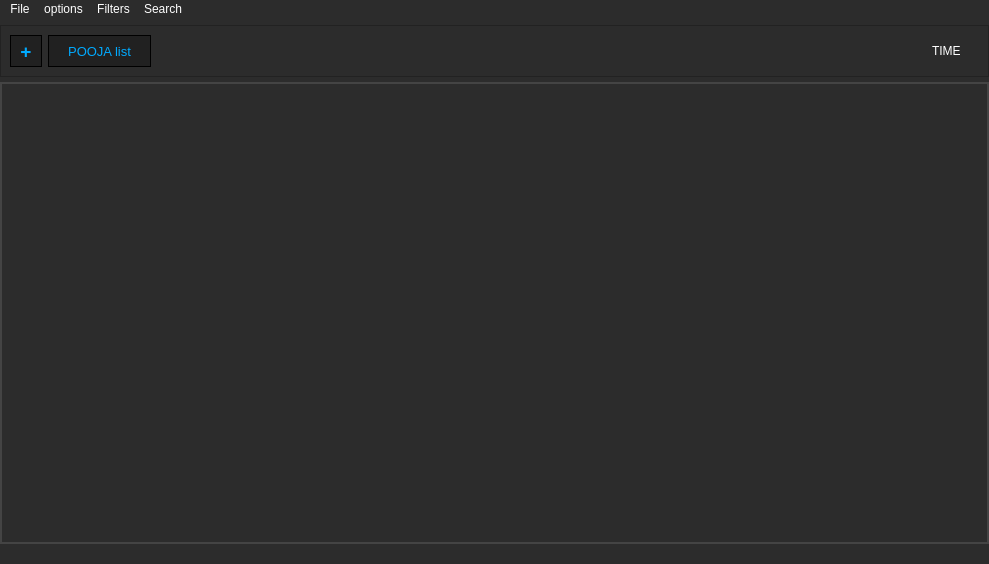
<?xml version="1.0" encoding="UTF-8"?>
<ui version="4.0">
 <class>MainWindow</class>
 <widget class="QMainWindow" name="MainWindow">
  <property name="geometry">
   <rect>
    <x>0</x>
    <y>0</y>
    <width>989</width>
    <height>564</height>
   </rect>
  </property>
  <property name="windowTitle">
   <string>MainWindow</string>
  </property>
  <property name="styleSheet">
   <string notr="true">
background-color: rgb(44, 44, 44);
</string>
  </property>
  <property name="animated">
   <bool>true</bool>
  </property>
  <widget class="QWidget" name="centralwidget">
   <property name="sizePolicy">
    <sizepolicy hsizetype="Preferred" vsizetype="Preferred">
     <horstretch>0</horstretch>
     <verstretch>0</verstretch>
    </sizepolicy>
   </property>
   <property name="styleSheet">
    <string notr="true">#centralwidget{
background-color: rgb(44, 44, 44);
}

QTabWidget::pane {
    border: 2px solid #444;
    background: #222;
    
}

QTabBar::tab {
    background: #333;
    color: white;
    padding: 8px 20px;
    border: 1px solid #555;
    border-bottom: none;
    border-top-left-radius: 8px;
    border-top-right-radius: 8px;
    margin-right: 2px;
	width:100%
}

QTabBar::tab:selected {
    background: #555;
    color: #00FFAA;
    font-weight: bold;
}

QTabBar::tab:hover {
    background: #444;
}</string>
   </property>
   <layout class="QGridLayout" name="gridLayout">
    <property name="leftMargin">
     <number>0</number>
    </property>
    <property name="topMargin">
     <number>6</number>
    </property>
    <property name="rightMargin">
     <number>0</number>
    </property>
    <property name="bottomMargin">
     <number>0</number>
    </property>
    <property name="horizontalSpacing">
     <number>0</number>
    </property>
    <property name="verticalSpacing">
     <number>5</number>
    </property>
    <item row="5" column="0">
     <spacer name="horizontalSpacer">
      <property name="orientation">
       <enum>Qt::Horizontal</enum>
      </property>
      <property name="sizeHint" stdset="0">
       <size>
        <width>40</width>
        <height>20</height>
       </size>
      </property>
     </spacer>
    </item>
    <item row="4" column="0" colspan="5">
     <widget class="QTabWidget" name="tabWidget">
      <property name="enabled">
       <bool>true</bool>
      </property>
      <property name="sizePolicy">
       <sizepolicy hsizetype="Expanding" vsizetype="Expanding">
        <horstretch>0</horstretch>
        <verstretch>0</verstretch>
       </sizepolicy>
      </property>
      <property name="font">
       <font>
        <family>Noto Sans Malayalam</family>
        <pointsize>8</pointsize>
       </font>
      </property>
      <property name="autoFillBackground">
       <bool>false</bool>
      </property>
      <property name="styleSheet">
       <string notr="true"/>
      </property>
      <property name="tabPosition">
       <enum>QTabWidget::North</enum>
      </property>
      <property name="tabShape">
       <enum>QTabWidget::Rounded</enum>
      </property>
      <property name="currentIndex">
       <number>-1</number>
      </property>
      <property name="elideMode">
       <enum>Qt::ElideLeft</enum>
      </property>
      <property name="usesScrollButtons">
       <bool>true</bool>
      </property>
      <property name="documentMode">
       <bool>false</bool>
      </property>
      <property name="tabsClosable">
       <bool>true</bool>
      </property>
      <property name="movable">
       <bool>true</bool>
      </property>
     </widget>
    </item>
    <item row="5" column="3" colspan="2">
     <spacer name="horizontalSpacer_2">
      <property name="orientation">
       <enum>Qt::Horizontal</enum>
      </property>
      <property name="sizeHint" stdset="0">
       <size>
        <width>40</width>
        <height>20</height>
       </size>
      </property>
     </spacer>
    </item>
    <item row="1" column="0" colspan="5">
     <widget class="QFrame" name="frame">
      <property name="frameShape">
       <enum>QFrame::StyledPanel</enum>
      </property>
      <property name="frameShadow">
       <enum>QFrame::Raised</enum>
      </property>
      <layout class="QHBoxLayout" name="horizontalLayout">
       <item>
        <widget class="QPushButton" name="ADDTAB">
         <property name="sizePolicy">
          <sizepolicy hsizetype="Minimum" vsizetype="Minimum">
           <horstretch>0</horstretch>
           <verstretch>0</verstretch>
          </sizepolicy>
         </property>
         <property name="minimumSize">
          <size>
           <width>32</width>
           <height>32</height>
          </size>
         </property>
         <property name="maximumSize">
          <size>
           <width>32</width>
           <height>32</height>
          </size>
         </property>
         <property name="font">
          <font>
           <pointsize>14</pointsize>
           <weight>75</weight>
           <bold>true</bold>
          </font>
         </property>
         <property name="autoFillBackground">
          <bool>false</bool>
         </property>
         <property name="styleSheet">
          <string notr="true">QPushButton{
background: rgb(33, 33, 33);
color: rgb(0, 170, 255);
border:1px solid black;
}
#ADDTAB::hover{
	
	background: rgb(80, 80, 80);
}</string>
         </property>
         <property name="text">
          <string>+</string>
         </property>
         <property name="shortcut">
          <string/>
         </property>
        </widget>
       </item>
       <item>
        <widget class="QPushButton" name="TableFormater">
         <property name="sizePolicy">
          <sizepolicy hsizetype="Minimum" vsizetype="Minimum">
           <horstretch>0</horstretch>
           <verstretch>0</verstretch>
          </sizepolicy>
         </property>
         <property name="minimumSize">
          <size>
           <width>103</width>
           <height>32</height>
          </size>
         </property>
         <property name="maximumSize">
          <size>
           <width>32</width>
           <height>32</height>
          </size>
         </property>
         <property name="font">
          <font>
           <pointsize>10</pointsize>
          </font>
         </property>
         <property name="styleSheet">
          <string notr="true">QPushButton{
background: rgb(33, 33, 33);
color: rgb(0, 170, 255);
border:1px solid black;
}
#TableFormater::hover{
	background: rgb(80, 80, 80);
}</string>
         </property>
         <property name="text">
          <string>POOJA list</string>
         </property>
         <property name="icon">
          <iconset>
           <normaloff>img/tableformat.png</normaloff>img/tableformat.png</iconset>
         </property>
         <property name="iconSize">
          <size>
           <width>20</width>
           <height>20</height>
          </size>
         </property>
         <property name="default">
          <bool>true</bool>
         </property>
         <property name="flat">
          <bool>true</bool>
         </property>
        </widget>
       </item>
       <item>
        <spacer name="horizontalSpacer_3">
         <property name="orientation">
          <enum>Qt::Horizontal</enum>
         </property>
         <property name="sizeHint" stdset="0">
          <size>
           <width>40</width>
           <height>20</height>
          </size>
         </property>
        </spacer>
       </item>
       <item>
        <widget class="QLabel" name="label">
         <property name="styleSheet">
          <string notr="true">color: rgb(255, 255, 255);
font: 75 12pt &quot;MS Shell Dlg 2&quot;;
margin-right:15px</string>
         </property>
         <property name="text">
          <string>TIME</string>
         </property>
        </widget>
       </item>
      </layout>
     </widget>
    </item>
   </layout>
  </widget>
  <widget class="QMenuBar" name="menubar">
   <property name="geometry">
    <rect>
     <x>0</x>
     <y>0</y>
     <width>989</width>
     <height>21</height>
    </rect>
   </property>
   <property name="styleSheet">
    <string notr="true">QMenuBar{
color: rgb(255, 255, 255);
}
QMenuBar::item:selected{
color: rgb(255, 220, 255);
	background-color: rgb(94, 94, 94);
}</string>
   </property>
   <widget class="QMenu" name="menuFile">
    <property name="title">
     <string>File</string>
    </property>
   </widget>
   <widget class="QMenu" name="menuoptions">
    <property name="title">
     <string>options</string>
    </property>
   </widget>
   <widget class="QMenu" name="menuFilters">
    <property name="styleSheet">
     <string notr="true">color: rgb(255, 255, 255);</string>
    </property>
    <property name="title">
     <string>Filters</string>
    </property>
   </widget>
   <widget class="QMenu" name="menuSearch">
    <property name="title">
     <string>Search</string>
    </property>
   </widget>
   <addaction name="menuFile"/>
   <addaction name="menuoptions"/>
   <addaction name="menuFilters"/>
   <addaction name="menuSearch"/>
  </widget>
 </widget>
 <resources/>
 <connections/>
</ui>
